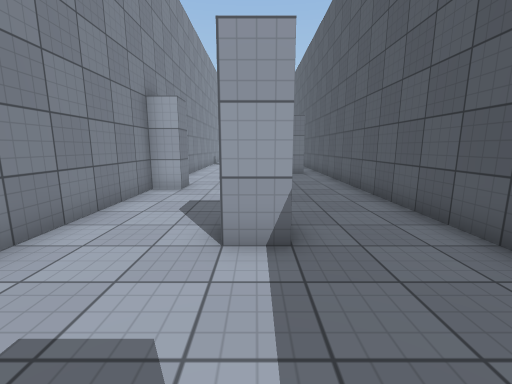
view 1 (above)

14 first-person views from a walk through a 3-D level made in the Unity game engine. The camera is 1.4 m above the floor, tilts 10° down and sees 90° across. The floor is counted in squares, 1 m on a side. Each view is taken from the middle of a square. On the plan, view 1 faces up. The plan holds only what a view shows up to about 13 squares ahead; the rest is blank. The place goes on beyond the plan. The player is left out. Surface patterns are stand-ins for the level's own textures.

view 2
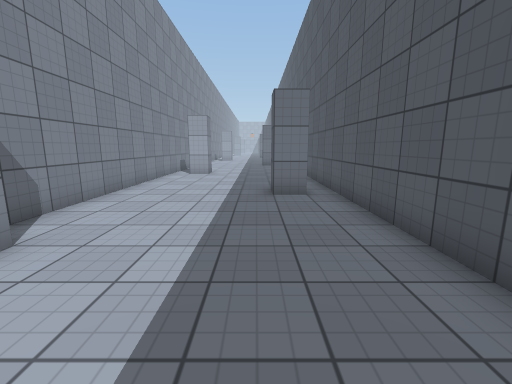

view 3
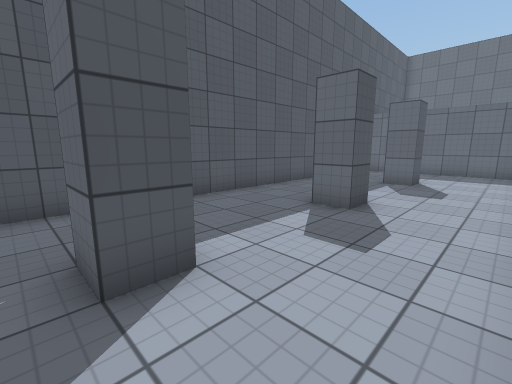

view 4
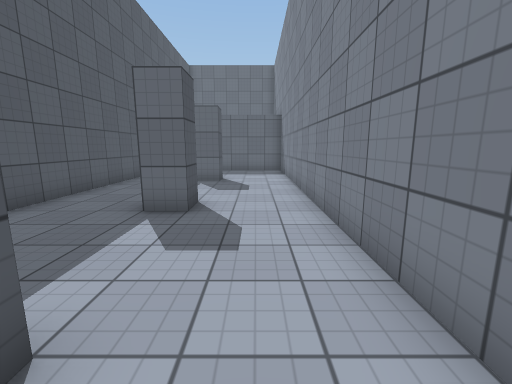

view 5
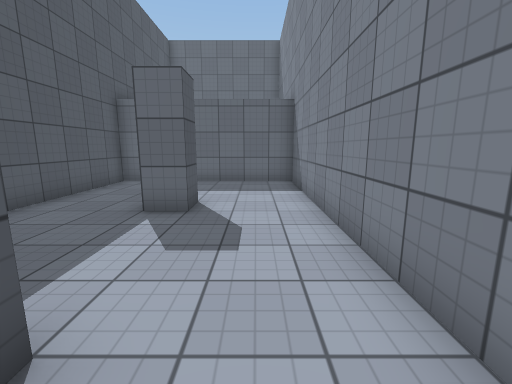

view 6
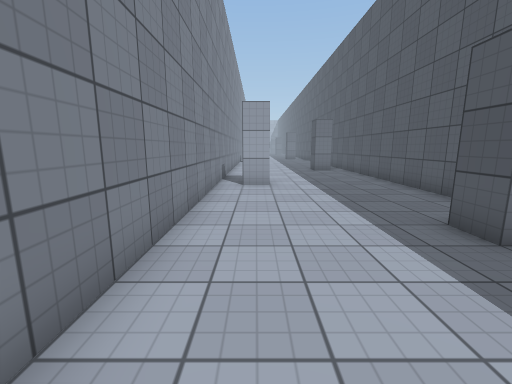

view 7
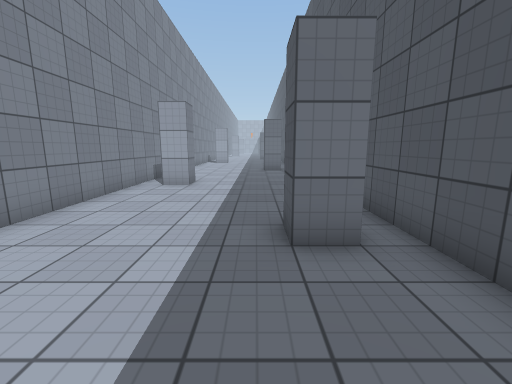

view 8
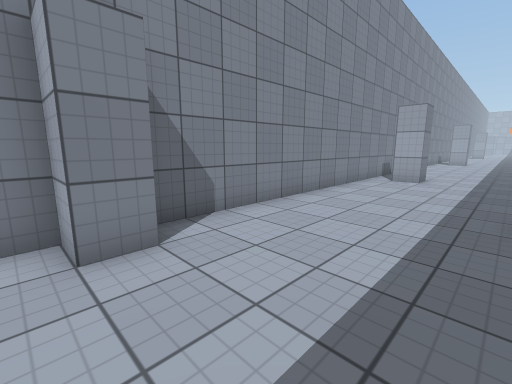

view 9
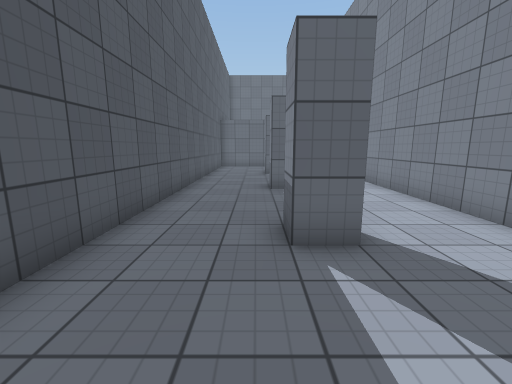

view 10
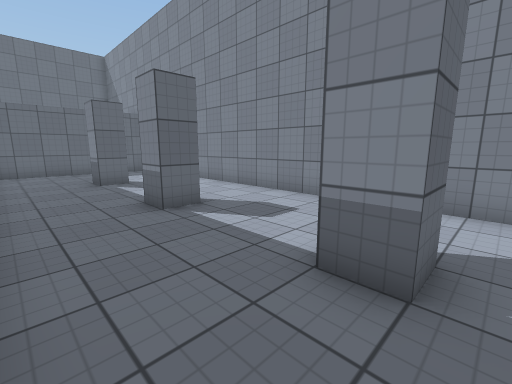

view 11
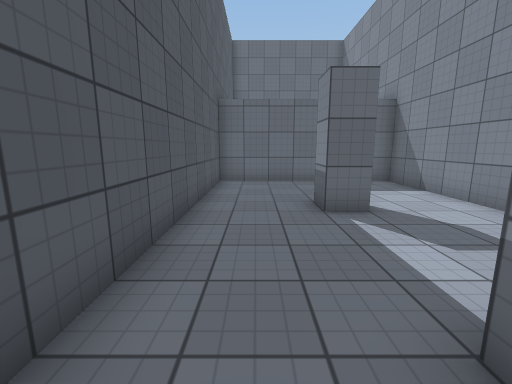

view 12
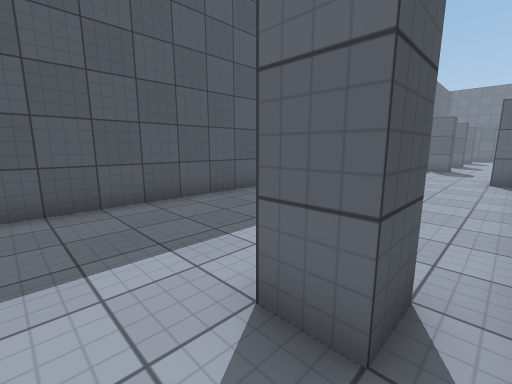

view 13
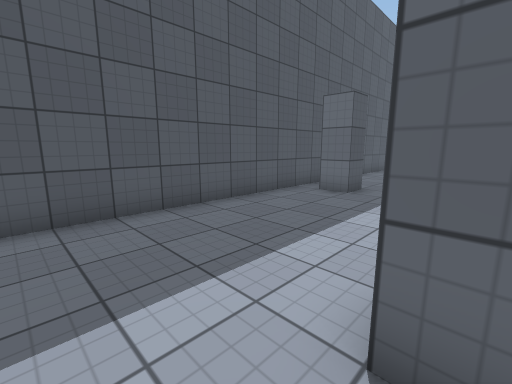

view 14
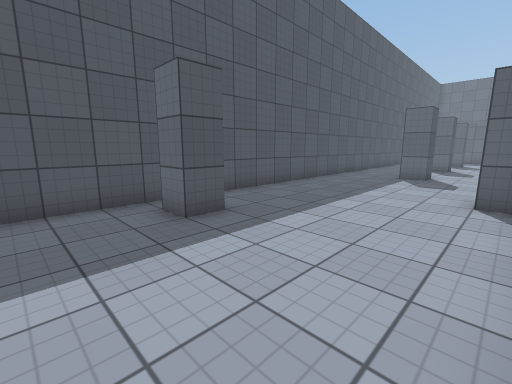

### Floor plan
Points are (right, up) in squares from view 1. A wall is a line through its corners. A room is listed if a view was taken in it or the views show most of it. See-through windows are left out.
Room 1 (views 1, 2, 3, 4, 5, 6, 7, 8, 9, 10, 11, 12, 13, 14)
walls: (-0.5, 4.5) (0.5, 4.5) (0.5, 3.5) (-0.5, 3.5) (-0.5, 4.5); (-3.1, 9.5) (-2.5, 9.5) (-2.5, 8.5) (-3.5, 8.5) (-3.5, -10.5) (3.5, -10.5) (3.5, 22.5); (-0.5, -1.6) (-0.5, -0.5) (0.5, -0.5) (0.5, -1.5); (2.6, 13.5) (1.5, 13.5) (1.5, 14.5) (2.5, 14.5); (-0.5, -6.5) (-0.5, -5.5) (0.5, -5.5) (0.5, -6.5); (-1.5, 19.5) (-2.5, 19.5) (-2.5, 20.5) (-1.5, 20.5) (-1.5, 19.5); (-3.5, 22.4) (-3.5, 9.9)

Positions as (right, up) in squares from view 1, and headings:
1: (0, 0), facing up
2: (1, 6), facing up
3: (-3, 5), facing down-right
4: (-2, 5), facing down
5: (-2, 0), facing down
6: (-2, 10), facing up
7: (1, 10), facing up
8: (1, 8), facing up-left
9: (1, 8), facing down
10: (3, 5), facing down-left
11: (2, 0), facing down
12: (-3, 22), facing down-right
13: (-2, 22), facing down-right
14: (-3, 17), facing down-right
